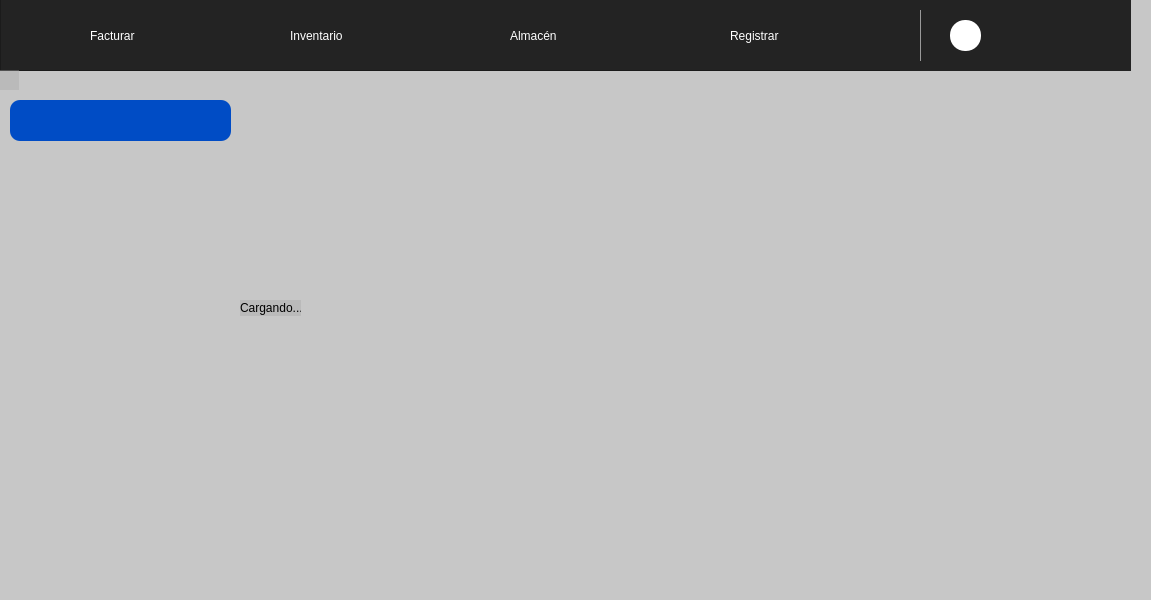
<?xml version="1.0" encoding="UTF-8"?>
<ui version="4.0">
 <class>Form</class>
 <widget class="QWidget" name="Form">
  <property name="geometry">
   <rect>
    <x>0</x>
    <y>0</y>
    <width>1151</width>
    <height>600</height>
   </rect>
  </property>
  <property name="windowTitle">
   <string>Form</string>
  </property>
  <property name="styleSheet">
   <string notr="true">background-color: rgba(167, 167, 167, 100);</string>
  </property>
  <widget class="QFrame" name="header">
   <property name="geometry">
    <rect>
     <x>0</x>
     <y>-10</y>
     <width>1131</width>
     <height>81</height>
    </rect>
   </property>
   <property name="styleSheet">
    <string notr="true">background-color: rgb(29, 40, 58);
background-color: rgb(35, 35, 35);</string>
   </property>
   <property name="frameShape">
    <enum>QFrame::StyledPanel</enum>
   </property>
   <property name="frameShadow">
    <enum>QFrame::Raised</enum>
   </property>
   <widget class="QLabel" name="nav_2">
    <property name="geometry">
     <rect>
      <x>290</x>
      <y>20</y>
      <width>141</width>
      <height>51</height>
     </rect>
    </property>
    <property name="styleSheet">
     <string notr="true">QLabel {
	
	color: rgb(255, 255, 255);
	font: 100 18pt &quot;Dubai&quot;;
}</string>
    </property>
    <property name="text">
     <string>Inventario</string>
    </property>
   </widget>
   <widget class="QLabel" name="nav_3">
    <property name="geometry">
     <rect>
      <x>510</x>
      <y>20</y>
      <width>121</width>
      <height>51</height>
     </rect>
    </property>
    <property name="styleSheet">
     <string notr="true">QLabel {
	
	color: rgb(255, 255, 255);
	font: 100 18pt &quot;Dubai&quot;;
}</string>
    </property>
    <property name="text">
     <string>Almacén</string>
    </property>
   </widget>
   <widget class="QLabel" name="nav_4">
    <property name="geometry">
     <rect>
      <x>730</x>
      <y>20</y>
      <width>121</width>
      <height>51</height>
     </rect>
    </property>
    <property name="styleSheet">
     <string notr="true">QLabel {
	
	color: rgb(255, 255, 255);
	font: 100 18pt &quot;Dubai&quot;;
}</string>
    </property>
    <property name="text">
     <string>Registrar</string>
    </property>
   </widget>
   <widget class="QLabel" name="nav_1">
    <property name="geometry">
     <rect>
      <x>90</x>
      <y>20</y>
      <width>121</width>
      <height>51</height>
     </rect>
    </property>
    <property name="styleSheet">
     <string notr="true">QLabel {
	color: #ffffff;
	font: 100 18pt &quot;Dubai&quot;;
}</string>
    </property>
    <property name="text">
     <string>Facturar</string>
    </property>
   </widget>
   <widget class="QWidget" name="container_user" native="true">
    <property name="geometry">
     <rect>
      <x>900</x>
      <y>10</y>
      <width>271</width>
      <height>71</height>
     </rect>
    </property>
    <widget class="QLabel" name="user">
     <property name="geometry">
      <rect>
       <x>90</x>
       <y>20</y>
       <width>131</width>
       <height>31</height>
      </rect>
     </property>
     <property name="styleSheet">
      <string notr="true">color: rgb(255, 255, 255);
font: 15pt &quot;Dubai&quot;;</string>
     </property>
     <property name="text">
      <string/>
     </property>
    </widget>
    <widget class="QFrame" name="frame_3">
     <property name="geometry">
      <rect>
       <x>20</x>
       <y>10</y>
       <width>16</width>
       <height>51</height>
      </rect>
     </property>
     <property name="styleSheet">
      <string notr="true">border-left: 1px solid #999;
border-radius: 10px;</string>
     </property>
     <property name="frameShape">
      <enum>QFrame::StyledPanel</enum>
     </property>
     <property name="frameShadow">
      <enum>QFrame::Raised</enum>
     </property>
    </widget>
    <widget class="QLabel" name="label_7">
     <property name="geometry">
      <rect>
       <x>50</x>
       <y>20</y>
       <width>31</width>
       <height>31</height>
      </rect>
     </property>
     <property name="styleSheet">
      <string notr="true">color: rgb(255, 255, 255);
background-color: rgb(255, 255, 255);
border-radius: 15px;</string>
     </property>
     <property name="text">
      <string/>
     </property>
     <property name="pixmap">
      <pixmap>../img/Gender_Neutral_User_icon-icons.com_55902.ico</pixmap>
     </property>
     <property name="scaledContents">
      <bool>true</bool>
     </property>
    </widget>
    <widget class="QLabel" name="contenedor_btn_salir">
     <property name="geometry">
      <rect>
       <x>190</x>
       <y>10</y>
       <width>51</width>
       <height>41</height>
      </rect>
     </property>
     <property name="text">
      <string/>
     </property>
    </widget>
   </widget>
  </widget>
  <widget class="QWidget" name="root" native="true">
   <property name="geometry">
    <rect>
     <x>-1</x>
     <y>70</y>
     <width>20</width>
     <height>20</height>
    </rect>
   </property>
   <layout class="QVBoxLayout" name="verticalLayout"/>
  </widget>
  <widget class="QLabel" name="cargando">
   <property name="geometry">
    <rect>
     <x>240</x>
     <y>300</y>
     <width>61</width>
     <height>16</height>
    </rect>
   </property>
   <property name="text">
    <string>Cargando...</string>
   </property>
  </widget>
  <widget class="QLabel" name="msg">
   <property name="geometry">
    <rect>
     <x>10</x>
     <y>100</y>
     <width>221</width>
     <height>41</height>
    </rect>
   </property>
   <property name="styleSheet">
    <string notr="true">border-radius: 10px;
background-color: rgb(0, 76, 197);
color: rgb(255, 255, 255);
font-size: 20px;</string>
   </property>
   <property name="text">
    <string/>
   </property>
   <property name="alignment">
    <set>Qt::AlignCenter</set>
   </property>
  </widget>
 </widget>
 <resources/>
 <connections/>
</ui>
